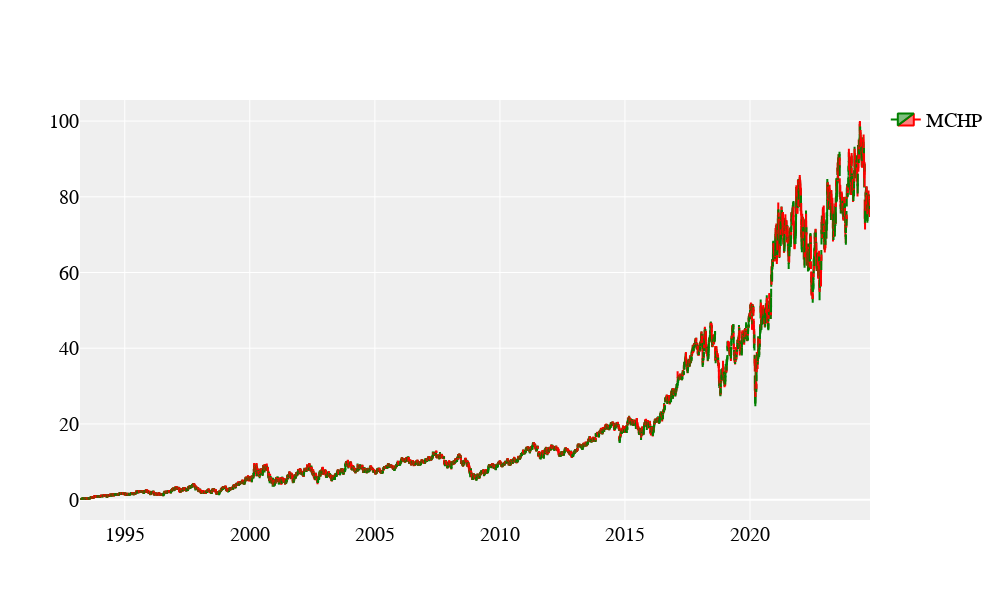

Notebook source saved alongside this figure:
### Code cell
from asset_library import initialize_data
from plot_library import plot_candlestick_chart

#---------------------------------------------------------#
# Choose the asset to download
# - Use the asset name you want, below some examples
#---------------------------------------------------------#
# Examples = 
# 'ISP.MI' | 'ADB.MI'  | 'ENI.MI' | 'US.MI' | 'GOOG' | 'STMMI.MI'
# 'SPOT'   | 'CNHI.MI' | 'MSFT'   | '^FCHI'
ticker = 'MCHP'    # Microchip

#---------------------------------------------------------#
# Initialize the data:
# 1) Download it from yahoo finance
# 2) Compute adjusted prices
#
# The final structure is a Pandas DataFrame with following
# fields:
# Date | Open | Close | High | Low | Volume | Adj Open | Adj Close | Adj High | Adj Low
#---------------------------------------------------------#
asset = initialize_data( ticker )

#---------------------------------------------------------#
# Plot candlestick chart with adjusted prices
#---------------------------------------------------------#
plot_candlestick_chart( asset , ticker )

### Figure 1 — Plotly figure (JSON) as saved in the notebook; plotly's stock layout.template omitted (floating-point values rounded to 4 significant figures; data arrays with more than 128 entries replaced by an {"elided": "..."} marker saying what was removed)
{"data": [{"close": {"elided": "7954 float values"}, "decreasing": {"line": {"color": "red"}}, "high": {"elided": "7954 float values"}, "increasing": {"line": {"color": "green"}}, "low": {"elided": "7954 float values"}, "name": "MCHP", "open": {"elided": "7954 float values"}, "showlegend": true, "type": "candlestick", "x": {"elided": "7954 str values"}, "xaxis": "x", "yaxis": "y"}], "layout": {"font": {"color": "#000000", "family": "Monospace", "size": 20}, "height": 600, "plot_bgcolor": "#efefef", "width": 1000, "xaxis": {"anchor": "y", "domain": [0, 1], "rangeslider": {"visible": false}}, "yaxis": {"anchor": "x", "domain": [0, 1]}}}
